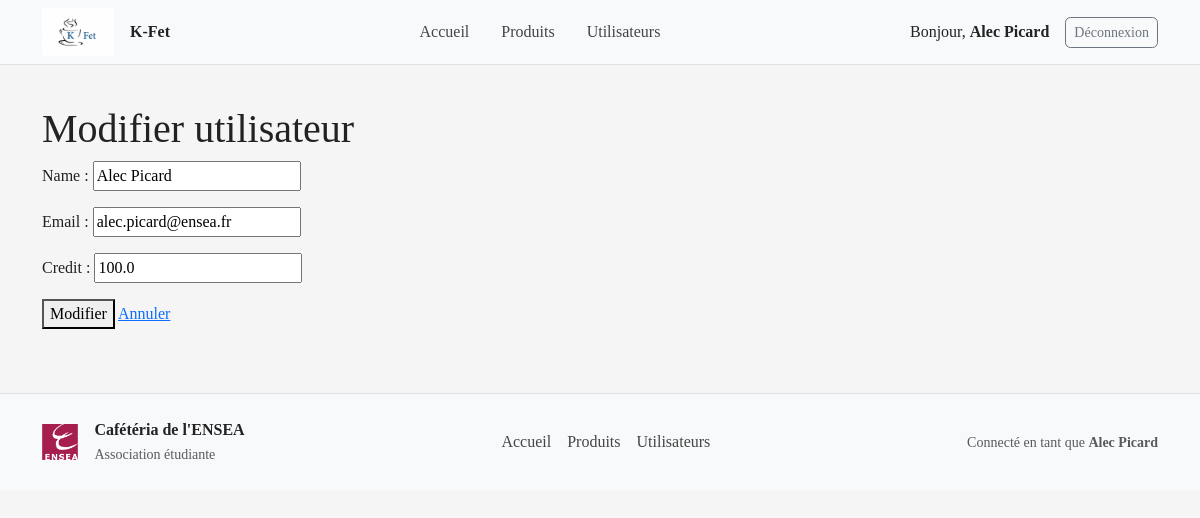
/users/1/edit/ (signed in), run on the app's committed database.
### cafeteria_app/models.py (models this page shows, shortened)
class User(models.Model):
    ROLE_CHOICES = [
        ('student', 'Étudiant'),
        ('seller', 'Vendeur'),
        ('cashier', 'Responsable de caisse'),
        ('teacher', 'Professeur'),
    ]
    name = models.CharField(max_length=255)
    email = models.EmailField(unique=True)
    credit = models.FloatField(default=0, validators=[MinValueValidator(0)])
    role = models.CharField(max_length=20, choices=ROLE_CHOICES, default='student')
    is_subscriber = models.BooleanField(default=False)
    class Meta:
        ordering = ['name']

### cafeteria_app/views.py (the view)
# urls.py: path('users/<int:pk>/edit/', views.user_edit, name='user_edit'),
@login_required
def user_edit(request, pk):
    user = get_object_or_404(User, pk=pk)
    if request.method == 'POST':
        form = UserForm(request.POST, instance=user)
        if form.is_valid():
            form.save()
            return redirect('cafeteria_app:user_list')
    else:
        form = UserForm(instance=user)
    return render(request, 'user_form.html', {'form': form, 'action': 'Modifier'})

### cafeteria_app/forms.py
class UserForm(forms.ModelForm):
    class Meta:
        model = User
        fields = ['name', 'email', 'credit']

### cafeteria_app/templates/user_form.html (shortened to what this page needs)
{% extends 'base.html' %}
{% block content %}
  <h1>{{ action }} utilisateur</h1>
  <form method="post">
    {{ form.as_p }}
    <button type="submit">{{ action }}</button>
  <a href="{% url 'cafeteria_app:user_list' %}">Annuler</a>
  </form>
{% endblock %}

### cafeteria_app/templates/base.html (shortened to what this page needs)
<!DOCTYPE html>
{% load static %}
<html lang="fr">
<head>
    <link href="https://cdn.jsdelivr.net/npm/bootstrap@5.3.0/dist/css/bootstrap.min.css" rel="stylesheet">
    <link href="{% static 'css/style.css' %}" rel="stylesheet">
</head>
<body>
    <header class="bg-light border-bottom">
        <div class="container d-flex align-items-center justify-content-between py-2">
            <div class="d-flex align-items-center">
                <a href="{% url 'cafeteria_app:home' %}" class="d-inline-block me-3">
                    <img src="{% static 'img/logoKfet.jpeg' %}" alt="Logo" height="48">
                </a>
                <a class="navbar-brand mb-0 h4" href="{% url 'cafeteria_app:home' %}">K-Fet</a>
            </div>
            <nav>
                <ul class="nav">
                    <li class="nav-item"><a class="nav-link" href="{% url 'cafeteria_app:home' %}">Accueil</a></li>
                    <li class="nav-item"><a class="nav-link" href="{% url 'cafeteria_app:product_list' %}">Produits</a></li>
                    <li class="nav-item"><a class="nav-link" href="{% url 'cafeteria_app:user_list' %}">Utilisateurs</a></li>
                </ul>
            </nav>
            <div>
                {% if user.is_authenticated %}
                    <div class="d-flex align-items-center">
                        <span class="me-3">Bonjour, <strong>{{ user.get_full_name|default:user.username }}</strong></span>
                        <a class="btn btn-outline-secondary btn-sm" href="{% url 'cas_ng_logout' %}">Déconnexion</a>
                    </div>
                {% else %}
                    <a class="btn btn-primary btn-sm" href="{% url 'cas_ng_login' %}">Connexion</a>
                {% endif %}
            </div>
        </div>
    </header>
    <main class="container mt-4">
        {% block content %}{% endblock %}
    </main>
    <footer class="bg-light border-top mt-5">
        <div class="container py-4 d-flex flex-column flex-md-row align-items-center justify-content-between">
            <div class="d-flex align-items-center mb-2 mb-md-0">
                <a href="{% url 'cafeteria_app:home' %}" class="me-3">
                    <img src="{% static 'img/logoENSEA.png' %}" alt="Logo" height="36">
                </a>
                <div>
                    <div class="fw-bold">Cafétéria de l'ENSEA</div>
                    <small class="text-muted">Association étudiante</small>
                </div>
            </div>
            <div class="mb-2 mb-md-0">
                <ul class="nav">
                    <li class="nav-item"><a class="nav-link px-2" href="{% url 'cafeteria_app:home' %}">Accueil</a></li>
                    <li class="nav-item"><a class="nav-link px-2" href="{% url 'cafeteria_app:product_list' %}">Produits</a></li>
                    <li class="nav-item"><a class="nav-link px-2" href="{% url 'cafeteria_app:user_list' %}">Utilisateurs</a></li>
                </ul>
            </div>
            <div>
                {% if user.is_authenticated %}
                    <small class="text-muted">Connecté en tant que <strong>{{ user.get_full_name|default:user.username }}</strong></small>
                {% else %}
                    <small class="text-muted">&copy; {% now "Y" %} Cafétéria</small>
                {% endif %}
            </div>
        </div>
    </footer>
</body>
</html>

### cafeteria_app/static/css/style.css (style rules this page uses)
body { font-family: Georgia, "Times New Roman", Times, serif; background: #f5f5f5; color: #222; }
.navbar-brand { font-weight: 600; color: #222; }
.nav-link { color: #444; }
.container.mt-4 { padding-top: 1rem; padding-bottom: 1rem; }
.btn-primary, .btn-outline-dark, .btn-outline-secondary { border-radius: 0.35rem; }
footer, header { background: #fff !important; }

### data on the page
User: name "Alec Picard", email "alec.picard@ensea.fr", credit "100.0"

### other printed values
{{ user.get_full_name|default:user.username }} "Alec Picard"
{{ action }} "Modifier"
